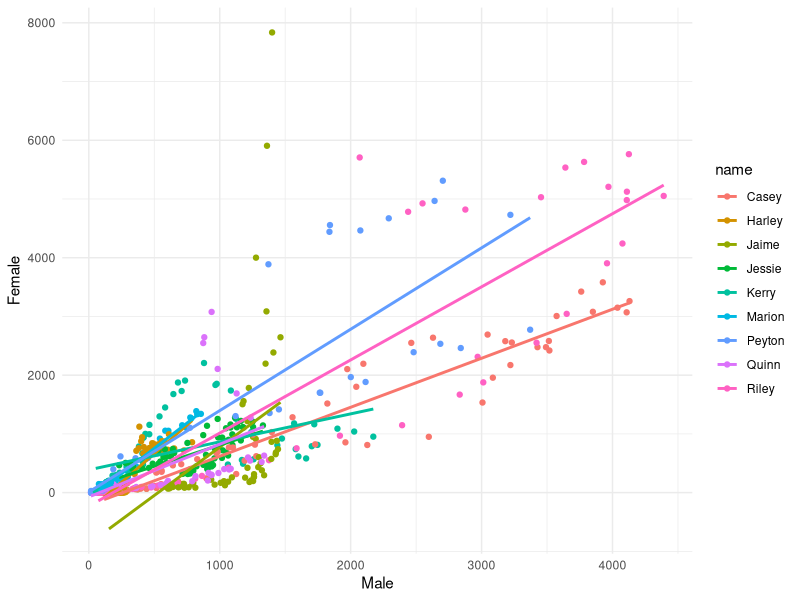
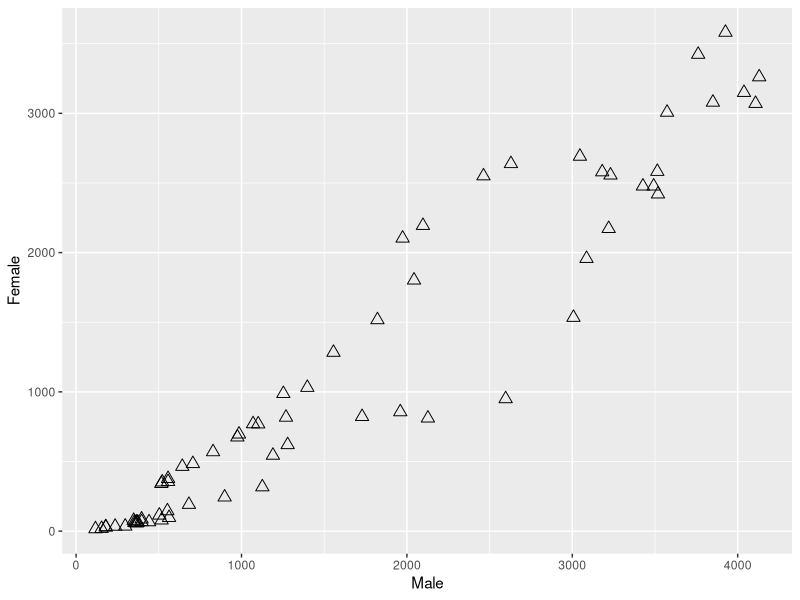

R code for these plots, in order:
# Run the code below to set up the data
# Change the points in the plot to light gray, 
# decrease their size, and change their shape


library(tidyverse)
# Load and reshape data
unisex_data <- read_csv("data/unisex.csv")
unisex_data <- unisex_data %>%
  select(-prop) %>%
  spread(sex, n, fill=0)
unisex_data

# make a scatterplot
# Change the points in the plot to light gray, 
# decrease their size, and change their shape
ggplot(unisex_data, aes(x=Male, y=Female, color=name)) + 
  geom_point() +
  geom_smooth(method="lm", se=FALSE) + 
  theme_minimal()


# Bonus: 
# In the plot below, change the border of the points to be 
# red and the inside to be blue.
# Hint: which is color and which is fill?
# More Bonus: increase the width of the border
ggplot(filter(unisex_data, name=="Casey"), aes(x=Male, y=Female)) + 
  geom_point(shape=24, size=3) 
